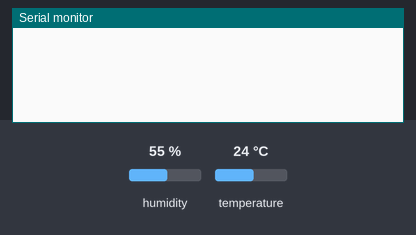
A sketch run on a simulated ESP8266 (NodeMCU). Shown: the last lines printed to the serial monitor. The test bench sets the inputs (shaded band); at power-on: humidity 55 %, temperature 24 °C.

Above: at 1.8 s.
1.9 s: humidity set to 22 %
At 3.5 s:
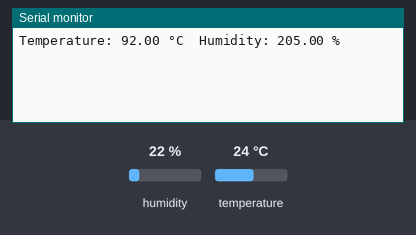
6.5 s: temperature set to 12 °C
At 8.5 s:
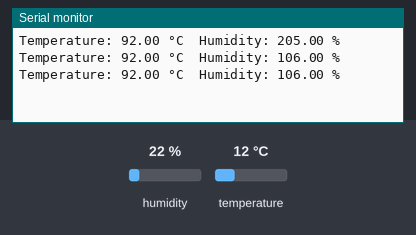
8.6 s: humidity set to 40 %
At 11.9 s:
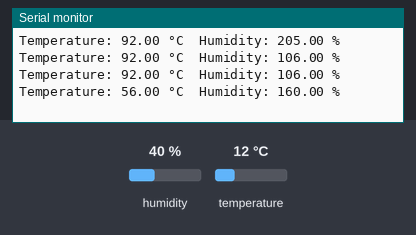
Timing chart, 0 to 13.4 s (numbered marks = the images above; inputs shaded):
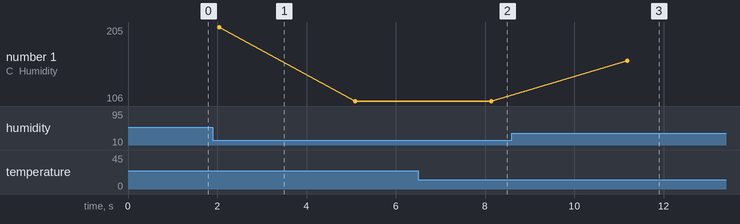

The sketch:

weather_station_test.ino
```cpp
// (licence header left out)
// Include the DHT11 library for interfacing with the sensor.
#include <DHT11.h>

// Create an instance of the DHT11 class.
// - For Arduino: Connect the sensor to Digital I/O Pin 2.
// - For ESP32: Connect the sensor to pin GPIO2 or P2.
// - For ESP8266: Connect the sensor to GPIO2 or D4.
DHT11 dht11(2);

void setup() {
    // Initialize serial communication to allow debugging and data readout.
    // Using a baud rate of 9600 bps.
    Serial.begin(9600);

    // Uncomment the line below to set a custom delay between sensor readings (in milliseconds).
     dht11.setDelay(500); // Set this to the desired delay. Default is 500ms.
}

void loop() {
    double temperature = 0;
    double humidity = 0;

    // Attempt to read the temperature and humidity values from the DHT11 sensor.
    temperature = dht11.readTemperature();
    delay(500);
    humidity = dht11.readHumidity();
    delay(500);

    // Check the results of the readings.
    // If the reading is successful, print the temperature and humidity values.
    // If there are errors, print the appropriate error messages.
    if (temperature != DHT11::ERROR_CHECKSUM && temperature != DHT11::ERROR_TIMEOUT) {
        Serial.print("Temperature: ");
        Serial.print(3*temperature+20);
        Serial.print(" °C\tHumidity: ");
        Serial.print(3*humidity+40);
        Serial.println(" %");
    } else {
        // Print error message based on the error code.
        Serial.println("0");
    }
    delay(1000);
}
```

Measured:
- after the input at 8.6 s, the serial monitor: prints a new line after 2.6 s (image 3)
- plotted number 1: 106 → 160 after the input at 8.6 s
